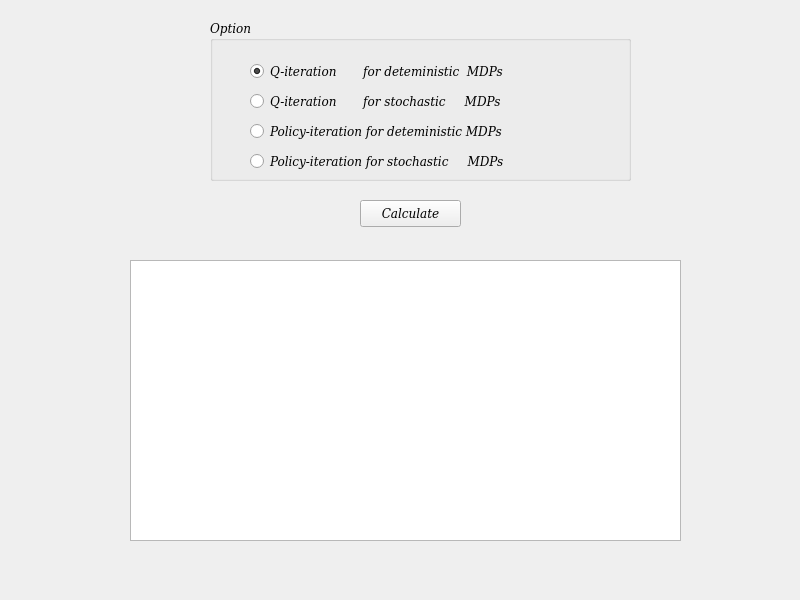
<?xml version="1.0" encoding="UTF-8"?>
<ui version="4.0">
 <class>Form</class>
 <widget class="QWidget" name="Form">
  <property name="geometry">
   <rect>
    <x>0</x>
    <y>0</y>
    <width>800</width>
    <height>600</height>
   </rect>
  </property>
  <property name="sizePolicy">
   <sizepolicy hsizetype="Fixed" vsizetype="Fixed">
    <horstretch>0</horstretch>
    <verstretch>0</verstretch>
   </sizepolicy>
  </property>
  <property name="minimumSize">
   <size>
    <width>800</width>
    <height>600</height>
   </size>
  </property>
  <property name="maximumSize">
   <size>
    <width>800</width>
    <height>600</height>
   </size>
  </property>
  <property name="font">
   <font>
    <family>DejaVu Serif</family>
    <italic>true</italic>
   </font>
  </property>
  <property name="windowTitle">
   <string>Robot</string>
  </property>
  <widget class="QPlainTextEdit" name="plainTextEdit">
   <property name="geometry">
    <rect>
     <x>130</x>
     <y>260</y>
     <width>551</width>
     <height>281</height>
    </rect>
   </property>
   <property name="sizePolicy">
    <sizepolicy hsizetype="Fixed" vsizetype="Fixed">
     <horstretch>0</horstretch>
     <verstretch>0</verstretch>
    </sizepolicy>
   </property>
   <property name="focusPolicy">
    <enum>Qt::ClickFocus</enum>
   </property>
   <property name="readOnly">
    <bool>false</bool>
   </property>
  </widget>
  <widget class="QGroupBox" name="groupBox">
   <property name="geometry">
    <rect>
     <x>210</x>
     <y>20</y>
     <width>421</width>
     <height>161</height>
    </rect>
   </property>
   <property name="title">
    <string>Option</string>
   </property>
   <property name="flat">
    <bool>true</bool>
   </property>
   <widget class="QRadioButton" name="radioButton">
    <property name="geometry">
     <rect>
      <x>40</x>
      <y>40</y>
      <width>411</width>
      <height>22</height>
     </rect>
    </property>
    <property name="text">
     <string>Q-iteration       for deteministic  MDPs</string>
    </property>
    <property name="checked">
     <bool>true</bool>
    </property>
   </widget>
   <widget class="QRadioButton" name="radioButton_2">
    <property name="geometry">
     <rect>
      <x>40</x>
      <y>70</y>
      <width>411</width>
      <height>22</height>
     </rect>
    </property>
    <property name="text">
     <string>Q-iteration       for stochastic     MDPs</string>
    </property>
   </widget>
   <widget class="QRadioButton" name="radioButton_4">
    <property name="geometry">
     <rect>
      <x>40</x>
      <y>130</y>
      <width>411</width>
      <height>22</height>
     </rect>
    </property>
    <property name="text">
     <string>Policy-iteration for stochastic     MDPs</string>
    </property>
   </widget>
   <widget class="QRadioButton" name="radioButton_3">
    <property name="geometry">
     <rect>
      <x>40</x>
      <y>100</y>
      <width>411</width>
      <height>22</height>
     </rect>
    </property>
    <property name="text">
     <string>Policy-iteration for deteministic MDPs</string>
    </property>
   </widget>
  </widget>
  <widget class="QPushButton" name="pushButton">
   <property name="geometry">
    <rect>
     <x>360</x>
     <y>200</y>
     <width>101</width>
     <height>27</height>
    </rect>
   </property>
   <property name="text">
    <string>Calculate</string>
   </property>
  </widget>
 </widget>
 <resources/>
 <connections>
  <connection>
   <sender>pushButton</sender>
   <signal>clicked()</signal>
   <receiver>Form</receiver>
   <slot>calculate()</slot>
   <hints>
    <hint type="sourcelabel">
     <x>408</x>
     <y>201</y>
    </hint>
    <hint type="destinationlabel">
     <x>706</x>
     <y>392</y>
    </hint>
   </hints>
  </connection>
 </connections>
 <slots>
  <slot>calculate()</slot>
 </slots>
</ui>
